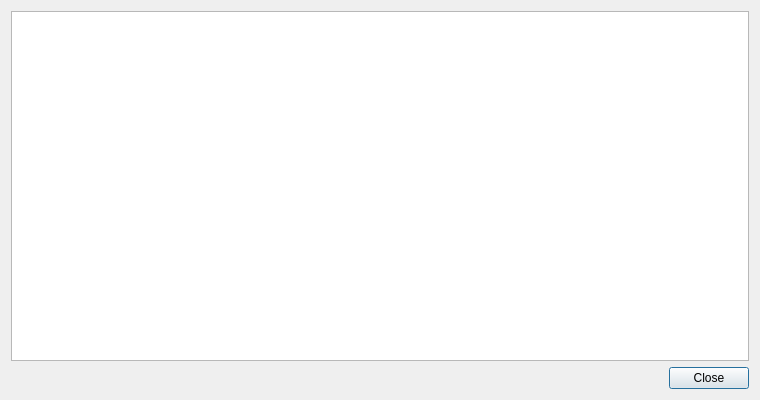
<?xml version="1.0" encoding="UTF-8"?>
<ui version="4.0">
 <class>DialogPermalinkHistory</class>
 <widget class="QDialog" name="DialogPermalinkHistory">
  <property name="geometry">
   <rect>
    <x>0</x>
    <y>0</y>
    <width>760</width>
    <height>400</height>
   </rect>
  </property>
  <property name="minimumSize">
   <size>
    <width>500</width>
    <height>250</height>
   </size>
  </property>
  <property name="windowTitle">
   <string>Permalink History</string>
  </property>
  <layout class="QVBoxLayout" name="verticalLayout">
   <item>
    <widget class="QTableView" name="tableWidget">
     <property name="selectionBehavior">
      <enum>QAbstractItemView::SelectionBehavior::SelectRows</enum>
     </property>
     <property name="editTriggers">
      <set>QAbstractItemView::EditTrigger::DoubleClicked|QAbstractItemView::EditTrigger::SelectedClicked</set>
     </property>
     <property name="sortingEnabled">
      <bool>false</bool>
     </property>
    </widget>
   </item>
   <item>
    <widget class="QDialogButtonBox" name="buttonBox">
     <property name="standardButtons">
      <set>QDialogButtonBox::StandardButton::Close</set>
     </property>
    </widget>
   </item>
  </layout>
 </widget>
 <resources/>
 <connections/>
</ui>
